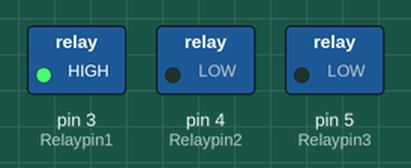
Recording of a sketch running on a simulated Arduino Uno, built with avr-gcc and run on an emulated ATmega328P. Shown: switched loads named in the sketch (green lamp = pin HIGH).

Above: at 0.5 s.
At 2.5 s:
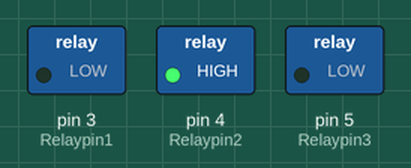
At 4.5 s:
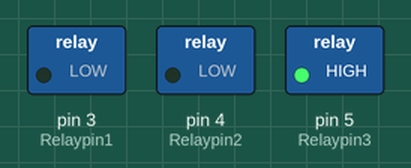
At 5.5 s:
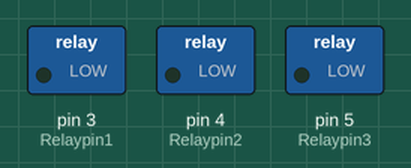
Timing chart, 0 to 7.8 s (numbered marks = the images above):
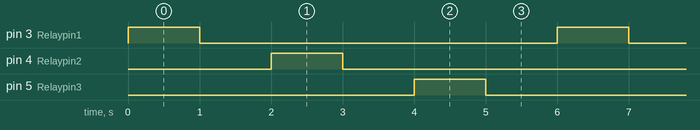

The sketch:

exp06.ino
```cpp
// Make to glow three different color LEDs by switching through Relays

int Relaypin1 = 3;  // Define input pin for relay
int Relaypin2 = 4;  // Define input pin for relay
int Relaypin3 = 5;  // Define input pin for relay

void setup() {
  // put your setup code here, to run once:
  pinMode(Relaypin1, OUTPUT);  // Define the Relaypin1 as output pin
  pinMode(Relaypin2, OUTPUT);  // Define the Relaypin2 as output pin
  pinMode(Relaypin3, OUTPUT);  // Define the Relaypin3 as output pin
}

void loop() {
  digitalWrite(Relaypin1, HIGH);  // Sends high signal
  delay(1000);                    // Waits for 1 second
  digitalWrite(Relaypin1, LOW);   // Makes the signal low
  delay(1000);                    // Waits for 1 second

  digitalWrite(Relaypin2, HIGH);  // Sends high signal
  delay(1000);                    // Waits for 1 second
  digitalWrite(Relaypin2, LOW);   // Makes the signal low
  delay(1000);                    // Waits for 1 second

  digitalWrite(Relaypin3, HIGH);  // Sends high signal
  delay(1000);                    // Waits for 1 second
  digitalWrite(Relaypin3, LOW);   // Makes the signal low
  delay(1000);                    // Waits for 1 second
}
```

Measured:
- by itself, pin 3 (Relaypin1), pin 4 (Relaypin2), pin 5 (Relaypin3): alternates HIGH for 1.0 s and LOW for 5.0 s
- by itself, everything shown: repeats every 6.0 s, in 6 steps
